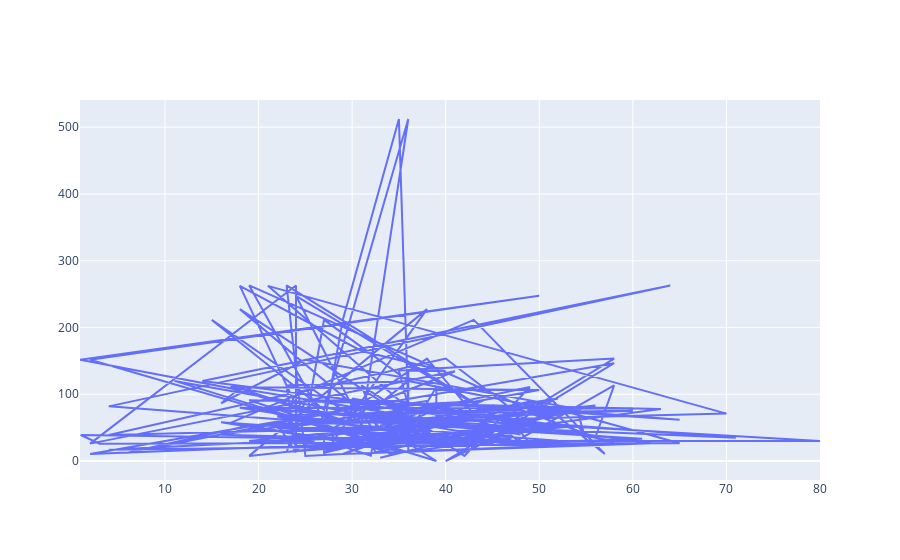

The notebook cell saved with this chart:
### Code cell
import plotly.graph_objects as go

fig = go.Figure(data=go.Scatter(x = df['age'], y = df['fare'])) 
fig.show()

### Figure 1 — Plotly figure (JSON) as saved in the notebook; plotly's stock layout.template omitted (floating-point values rounded to 4 significant figures; data arrays with more than 128 entries replaced by an {"elided": "..."} marker saying what was removed)
{"data": [{"type": "scatter", "x": {"elided": "182 float values"}, "y": {"elided": "182 float values"}}], "layout": {}}
